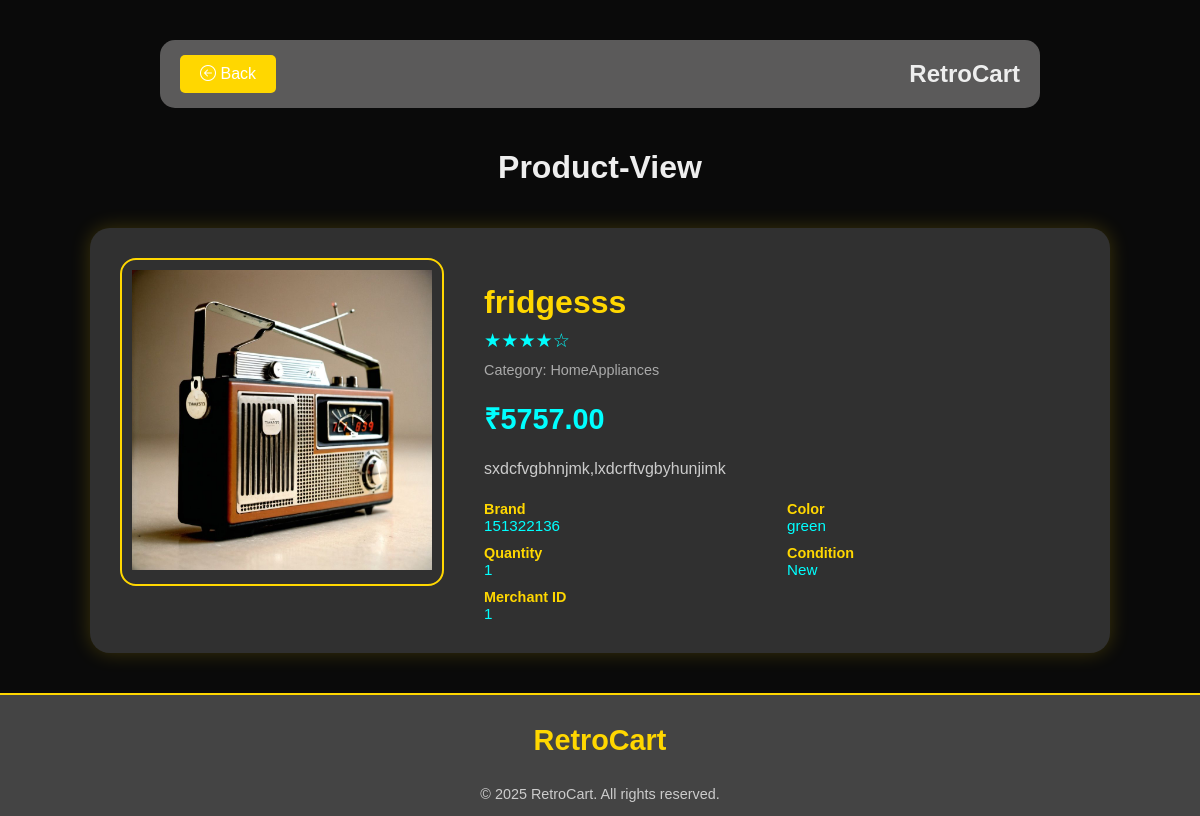
/merchant/crud/view.php?product_id=21 (signed in), run on the app's committed database.
### tables this page shows
CREATE TABLE `product_image` (
  `image_id` int(11) NOT NULL,
  `product_id` int(11) NOT NULL,
  `image_path` varchar(255) NOT NULL,
  `uploaded_at` timestamp NOT NULL DEFAULT current_timestamp()
);

CREATE TABLE `products` (
  `product_id` int(11) NOT NULL,
  `merchant_id` int(11) NOT NULL,
  `name` varchar(100) NOT NULL,
  `description` text DEFAULT NULL,
  `price` decimal(10,2) NOT NULL,
  `quantity` int(11) DEFAULT 0,
  `category` enum('RetroGames','MusicTapes','VintageToys','ClassicFashion','OldComics','HomeAppliances','Jewelry','Watches') DEFAULT NULL,
  `image` varchar(255) DEFAULT NULL,
  `status` enum('active','inactive') DEFAULT 'active',
  `discount` int(11) NOT NULL,
  `brand` varchar(30) NOT NULL,
  `condition` varchar(50) NOT NULL,
  `stock` int(11) NOT NULL,
  `meterial` varchar(50) NOT NULL,
  `color` varchar(30) NOT NULL,
  `created_at` timestamp NOT NULL DEFAULT current_timestamp(),
  `is_best_selling` tinyint(1) DEFAULT 0
);

### component/product_view.php (the view, shortened to what this page needs)
<?php
if (isset($_GET['product_id'])) {
  $product_id = (int) $_GET['product_id'];
  $query = "SELECT * FROM products WHERE product_id = $product_id";
  $result = mysqli_query($connect, $query);
  if ($result && mysqli_num_rows($result) > 0) {
    $row = mysqli_fetch_assoc($result);
    $product_id = $row["product_id"];
    $name = $row["name"];
    $price = $row["price"];
    $description = $row["description"];
    $category = $row["category"];
    $merchant_id = $row["merchant_id"];
    $quantity = $row["quantity"];
    $brand = $row["brand"];
    $color = $row["color"];
    $condition = $row["condition"];
    $imagequery = "SELECT * FROM product_image WHERE product_id = '$product_id' LIMIT 1";
    $imageResult = mysqli_query($connect, $imagequery);
    $img = ($imageResult && mysqli_num_rows($imageResult) > 0)
      ? mysqli_fetch_assoc($imageResult)
      : null;
  } else {
    die("Product not found.");
  }
} else {
  die("No product ID provided.");
}
?>
<h1>Product-View</h1>
<article class="cd" aria-labelledby="productTitle">
  <div class="image-wrap">
    <div class="neon-frame">
      <?php if (!empty($img) && !empty($img['image_path'])) { ?>
        <img src="../../<?= htmlspecialchars($img['image_path']); ?>" alt="Product Image">
      <?php } else { ?>
        <img src="../assets/no-image.jpg" alt="No Image Available">
      <?php } ?>
    </div>
  </div>
  <div class="info">
    <h1 id="productTitle" class="title"><?= htmlspecialchars($name); ?></h1>
    <div class="rating">★★★★☆</div>
    <div class="meta">
      <span>Category: <?= htmlspecialchars($category); ?></span>
    </div>
    <div class="price-row">
      <div class="price">₹<?= htmlspecialchars($price); ?></div>
    </div>
    <p class="desc"><?= htmlspecialchars($description); ?></p>
    <div class="specs">
      <div class="spec"><strong>Brand</strong><span><?= htmlspecialchars($brand) ?></span></div>
      <div class="spec"><strong>Color</strong><span><?= htmlspecialchars($color) ?></span></div>
      <div class="spec"><strong>Quantity</strong><span><?= htmlspecialchars($quantity) ?></span></div>
      <div class="spec"><strong>Condition</strong><span><?= htmlspecialchars($condition) ?></span></div>
      <div class="spec"><strong>Merchant ID</strong><span><?= htmlspecialchars($merchant_id) ?></span></div>
    </div>
  </div>
</article>
<footer>
  <p class="logo">RetroCart</p>
  <p class="copyright">© 2025 RetroCart. All rights reserved.</p>
</footer>

### merchant/crud/view.php (style rules this page uses)
:root { --gold: #ffd700; --bg: #0a0a0a; --card: #141414; --text: #eee; --cyan: #00ffff; }
body { font-family: 'Poppins', sans-serif; background: var(--bg); color: var(--text); margin: 0; padding: 0; }
.image-wrap { flex: 1; text-align: center; }
.neon-frame { padding: 10px; border: 2px solid var(--gold); border-radius: 16px; display: inline-block; }
.info { flex: 2; }
.title { font-size: 2rem; color: var(--gold); margin-bottom: 8px; }
.rating { color: var(--cyan); font-size: 1.2rem; }
.meta { margin: 10px 0; font-size: 0.9rem; color: #aaa; }
.price-row { display: flex; align-items: center; gap: 20px; margin: 20px 0; }
.price { color: var(--cyan); font-size: 1.8rem; font-weight: 700; }
.desc { margin-top: 15px; line-height: 1.5; color: #ccc; }
.specs { margin-top: 20px; display: grid; grid-template-columns: repeat(auto-fit, minmax(200px, 1fr)); gap: 10px; }
.spec strong { color: var(--gold); display: block; font-size: 0.9rem; }
.spec span { color: var(--cyan); font-size: 0.95rem; }

### component/product_view.php (style rules this page uses)
:root { --gold: #ffd700; --bg: #0a0a0a; --card: #141414; --text: #eee; --cyan: #00ffff; }
.cd { width: 80%; background-color: #303030ff; display: flex; flex-wrap: wrap; gap: 40px; padding: 30px; margin-top: 20px; border-radius: 20px; box-shadow: 0 0 20px rgba(255, 215, 0, 0.2); }
.image-wrap { flex: 1; text-align: center; }
.neon-frame img { width: 300px; height: 300px; }
.neon-frame { padding: 10px; border: 2px solid var(--gold); border-radius: 16px; display: inline-block; }
.info { flex: 2; }
.title { font-size: 2rem; color: var(--gold); margin-bottom: 8px; }
.rating { color: var(--cyan); font-size: 1.2rem; }
.meta { margin: 10px 0; font-size: 0.9rem; color: #aaa; }
.price-row { display: flex; align-items: center; gap: 20px; margin: 20px 0; }
.price { color: var(--cyan); font-size: 1.8rem; font-weight: 700; }
.desc { margin-top: 15px; line-height: 1.5; color: #ccc; }
.specs { margin-top: 20px; display: grid; grid-template-columns: repeat(auto-fit, minmax(200px, 1fr)); gap: 10px; }
.spec strong { color: var(--gold); display: block; font-size: 0.9rem; }
.spec span { color: var(--cyan); font-size: 0.95rem; }
footer { width: 100%; background: #444444ff; color: #eee; text-align: center; border-top: 2px solid #ffd700; margin-top: 40px; }
footer .logo { font-size: 1.8rem; color: #ffd700; font-weight: 700; }
footer .copyright { font-size: 0.9rem; color: #ccc; margin-top: 10px; }

### data on the page
product_image: image_path (picture)
products: name "fridgesss", category "HomeAppliances", price "5757.00", description "sxdcfvgbhnjmk,lxdcrftvgbyhunjimk", brand "151322136", color "green", quantity "1", condition "New", merchant "1"
